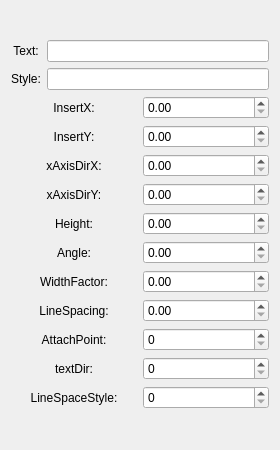
<?xml version="1.0" encoding="UTF-8"?>
<ui version="4.0">
 <class>MTextAttritubeWidget</class>
 <widget class="QWidget" name="MTextAttritubeWidget">
  <property name="geometry">
   <rect>
    <x>0</x>
    <y>0</y>
    <width>280</width>
    <height>450</height>
   </rect>
  </property>
  <property name="windowTitle">
   <string>Form</string>
  </property>
  <layout class="QVBoxLayout" name="verticalLayout">
   <item>
    <spacer name="verticalSpacer">
     <property name="orientation">
      <enum>Qt::Orientation::Vertical</enum>
     </property>
     <property name="sizeHint" stdset="0">
      <size>
       <width>20</width>
       <height>40</height>
      </size>
     </property>
    </spacer>
   </item>
   <item>
    <layout class="QGridLayout" name="gridLayout_2">
     <item row="0" column="0">
      <widget class="QLabel" name="label_Text">
       <property name="text">
        <string>Text:</string>
       </property>
       <property name="alignment">
        <set>Qt::AlignmentFlag::AlignCenter</set>
       </property>
      </widget>
     </item>
     <item row="0" column="1">
      <widget class="QLineEdit" name="lineEdit_Text"/>
     </item>
     <item row="1" column="0">
      <widget class="QLabel" name="label_Style">
       <property name="text">
        <string>Style:</string>
       </property>
       <property name="alignment">
        <set>Qt::AlignmentFlag::AlignCenter</set>
       </property>
      </widget>
     </item>
     <item row="1" column="1">
      <widget class="QLineEdit" name="lineEdit_Style"/>
     </item>
    </layout>
   </item>
   <item>
    <layout class="QGridLayout" name="gridLayout">
     <item row="0" column="0">
      <widget class="QLabel" name="label_InsertPtX">
       <property name="text">
        <string>InsertX:</string>
       </property>
       <property name="alignment">
        <set>Qt::AlignmentFlag::AlignCenter</set>
       </property>
      </widget>
     </item>
     <item row="0" column="1">
      <widget class="QDoubleSpinBox" name="doubleSpinBox_InsertPtX">
       <property name="maximum">
        <double>999999.000000000000000</double>
       </property>
      </widget>
     </item>
     <item row="1" column="0">
      <widget class="QLabel" name="label_InsertPtY">
       <property name="text">
        <string>InsertY:</string>
       </property>
       <property name="alignment">
        <set>Qt::AlignmentFlag::AlignCenter</set>
       </property>
      </widget>
     </item>
     <item row="1" column="1">
      <widget class="QDoubleSpinBox" name="doubleSpinBox_InsertPtY">
       <property name="maximum">
        <double>999999.000000000000000</double>
       </property>
      </widget>
     </item>
     <item row="2" column="0">
      <widget class="QLabel" name="label_xAxisDirX">
       <property name="text">
        <string>xAxisDirX:</string>
       </property>
       <property name="alignment">
        <set>Qt::AlignmentFlag::AlignCenter</set>
       </property>
      </widget>
     </item>
     <item row="2" column="1">
      <widget class="QDoubleSpinBox" name="doubleSpinBox_xAxisDirX">
       <property name="maximum">
        <double>999999.000000000000000</double>
       </property>
      </widget>
     </item>
     <item row="3" column="0">
      <widget class="QLabel" name="label_xAxisDirY">
       <property name="text">
        <string>xAxisDirY:</string>
       </property>
       <property name="alignment">
        <set>Qt::AlignmentFlag::AlignCenter</set>
       </property>
      </widget>
     </item>
     <item row="3" column="1">
      <widget class="QDoubleSpinBox" name="doubleSpinBox_xAxisDirY">
       <property name="maximum">
        <double>999999.000000000000000</double>
       </property>
      </widget>
     </item>
     <item row="4" column="0">
      <widget class="QLabel" name="label_Height">
       <property name="text">
        <string>Height:</string>
       </property>
       <property name="alignment">
        <set>Qt::AlignmentFlag::AlignCenter</set>
       </property>
      </widget>
     </item>
     <item row="4" column="1">
      <widget class="QDoubleSpinBox" name="doubleSpinBox_Height">
       <property name="maximum">
        <double>999999.000000000000000</double>
       </property>
      </widget>
     </item>
     <item row="5" column="0">
      <widget class="QLabel" name="label_Angle">
       <property name="text">
        <string>Angle:</string>
       </property>
       <property name="alignment">
        <set>Qt::AlignmentFlag::AlignCenter</set>
       </property>
      </widget>
     </item>
     <item row="5" column="1">
      <widget class="QDoubleSpinBox" name="doubleSpinBox_Angle">
       <property name="maximum">
        <double>999999.000000000000000</double>
       </property>
      </widget>
     </item>
     <item row="6" column="0">
      <widget class="QLabel" name="label_WidthFactor">
       <property name="text">
        <string>WidthFactor:</string>
       </property>
       <property name="alignment">
        <set>Qt::AlignmentFlag::AlignCenter</set>
       </property>
      </widget>
     </item>
     <item row="6" column="1">
      <widget class="QDoubleSpinBox" name="doubleSpinBox_WidthFactor">
       <property name="maximum">
        <double>999999.000000000000000</double>
       </property>
      </widget>
     </item>
     <item row="7" column="0">
      <widget class="QLabel" name="label_LineSpacing">
       <property name="text">
        <string>LineSpacing:</string>
       </property>
       <property name="alignment">
        <set>Qt::AlignmentFlag::AlignCenter</set>
       </property>
      </widget>
     </item>
     <item row="7" column="1">
      <widget class="QDoubleSpinBox" name="doubleSpinBox_LineSpacing">
       <property name="maximum">
        <double>999999.000000000000000</double>
       </property>
      </widget>
     </item>
     <item row="8" column="0">
      <widget class="QLabel" name="label_AttachPoint">
       <property name="text">
        <string>AttachPoint:</string>
       </property>
       <property name="alignment">
        <set>Qt::AlignmentFlag::AlignCenter</set>
       </property>
      </widget>
     </item>
     <item row="8" column="1">
      <widget class="QSpinBox" name="spinBox_AttachPoint"/>
     </item>
     <item row="9" column="0">
      <widget class="QLabel" name="label_textDir">
       <property name="text">
        <string>textDir:</string>
       </property>
       <property name="alignment">
        <set>Qt::AlignmentFlag::AlignCenter</set>
       </property>
      </widget>
     </item>
     <item row="9" column="1">
      <widget class="QSpinBox" name="spinBox_textDir"/>
     </item>
     <item row="10" column="0">
      <widget class="QLabel" name="label_LineSpaceStyle">
       <property name="text">
        <string>LineSpaceStyle:</string>
       </property>
       <property name="alignment">
        <set>Qt::AlignmentFlag::AlignCenter</set>
       </property>
      </widget>
     </item>
     <item row="10" column="1">
      <widget class="QSpinBox" name="spinBox_LineSpaceStyle"/>
     </item>
    </layout>
   </item>
   <item>
    <spacer name="verticalSpacer_2">
     <property name="orientation">
      <enum>Qt::Orientation::Vertical</enum>
     </property>
     <property name="sizeHint" stdset="0">
      <size>
       <width>20</width>
       <height>40</height>
      </size>
     </property>
    </spacer>
   </item>
  </layout>
 </widget>
 <resources/>
 <connections/>
</ui>
